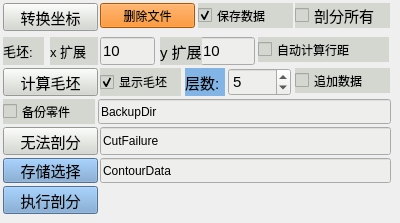
    <widget class="QWidget" name="tab_3">
     <attribute name="title">
      <string>模型操作</string>
     </attribute>
     <widget class="QPushButton" name="buttonTranseformMachCdt">
      <property name="enabled">
       <bool>true</bool>
      </property>
      <property name="geometry">
       <rect>
        <x>3</x>
        <y>3</y>
        <width>95</width>
        <height>28</height>
       </rect>
      </property>
      <property name="minimumSize">
       <size>
        <width>0</width>
        <height>0</height>
       </size>
      </property>
      <property name="maximumSize">
       <size>
        <width>150</width>
        <height>30</height>
       </size>
      </property>
      <property name="font">
       <font>
        <family>Ubuntu</family>
        <pointsize>11</pointsize>
        <weight>50</weight>
        <italic>false</italic>
        <bold>false</bold>
       </font>
      </property>
      <property name="styleSheet">
       <string notr="true">background-color: rgb(211, 215, 207);
font: 11pt &quot;Ubuntu&quot;;</string>
      </property>
      <property name="text">
       <string>转换坐标</string>
      </property>
     </widget>
     <widget class="QLineEdit" name="linEdiBlankYExp">
      <property name="geometry">
       <rect>
        <x>200</x>
        <y>37</y>
        <width>55</width>
        <height>28</height>
       </rect>
      </property>
      <property name="font">
       <font>
        <family>Ubuntu</family>
        <pointsize>11</pointsize>
        <weight>50</weight>
        <italic>false</italic>
        <bold>false</bold>
       </font>
      </property>
      <property name="styleSheet">
       <string notr="true">background-color: rgb(238, 238, 236);
font: 11pt &quot;Ubuntu&quot;;</string>
      </property>
      <property name="text">
       <string>10</string>
      </property>
     </widget>
     <widget class="QLabel" name="label_12">
      <property name="geometry">
       <rect>
        <x>160</x>
        <y>37</y>
        <width>42</width>
        <height>28</height>
       </rect>
      </property>
      <property name="minimumSize">
       <size>
        <width>0</width>
        <height>0</height>
       </size>
      </property>
      <property name="maximumSize">
       <size>
        <width>16777215</width>
        <height>1000</height>
       </size>
      </property>
      <property name="font">
       <font>
        <family>Ubuntu</family>
        <pointsize>11</pointsize>
        <weight>50</weight>
        <italic>false</italic>
        <bold>false</bold>
       </font>
      </property>
      <property name="styleSheet">
       <string notr="true">background-color: rgb(211, 215, 207);
font: 11pt &quot;Ubuntu&quot;;</string>
      </property>
      <property name="text">
       <string>y 扩展</string>
      </property>
     </widget>
     <widget class="QLineEdit" name="linEdiBlankXExp">
      <property name="geometry">
       <rect>
        <x>100</x>
        <y>37</y>
        <width>55</width>
        <height>28</height>
       </rect>
      </property>
      <property name="font">
       <font>
        <family>Ubuntu</family>
        <pointsize>11</pointsize>
        <weight>50</weight>
        <italic>false</italic>
        <bold>false</bold>
       </font>
      </property>
      <property name="styleSheet">
       <string notr="true">background-color: rgb(238, 238, 236);
font: 11pt &quot;Ubuntu&quot;;</string>
      </property>
      <property name="text">
       <string>10</string>
      </property>
     </widget>
     <widget class="QLabel" name="label_13">
      <property name="geometry">
       <rect>
        <x>50</x>
        <y>37</y>
        <width>48</width>
        <height>28</height>
       </rect>
      </property>
      <property name="minimumSize">
       <size>
        <width>0</width>
        <height>0</height>
       </size>
      </property>
      <property name="maximumSize">
       <size>
        <width>16777215</width>
        <height>1000</height>
       </size>
      </property>
      <property name="font">
       <font>
        <family>Ubuntu</family>
        <pointsize>10</pointsize>
        <weight>50</weight>
        <italic>false</italic>
        <bold>false</bold>
       </font>
      </property>
      <property name="styleSheet">
       <string notr="true">background-color: rgb(211, 215, 207);
font: 10pt &quot;Ubuntu&quot;;</string>
      </property>
      <property name="text">
       <string>x 扩展</string>
      </property>
     </widget>
     <widget class="QLabel" name="label_14">
      <property name="geometry">
       <rect>
        <x>3</x>
        <y>37</y>
        <width>41</width>
        <height>28</height>
       </rect>
      </property>
      <property name="minimumSize">
       <size>
        <width>0</width>
        <height>0</height>
       </size>
      </property>
      <property name="maximumSize">
       <size>
        <width>16777215</width>
        <height>1000</height>
       </size>
      </property>
      <property name="font">
       <font>
        <family>Ubuntu</family>
        <pointsize>10</pointsize>
        <weight>50</weight>
        <italic>false</italic>
        <bold>false</bold>
       </font>
      </property>
      <property name="styleSheet">
       <string notr="true">background-color: rgb(211, 215, 207);
font: 10pt &quot;Ubuntu&quot;;</string>
      </property>
      <property name="text">
       <string>毛坯:</string>
      </property>
     </widget>
     <widget class="QPushButton" name="btnCalBlank">
      <property name="geometry">
       <rect>
        <x>3</x>
        <y>68</y>
        <width>95</width>
        <height>28</height>
       </rect>
      </property>
      <property name="font">
       <font>
        <family>Ubuntu</family>
        <pointsize>11</pointsize>
        <weight>50</weight>
        <italic>false</italic>
        <bold>false</bold>
       </font>
      </property>
      <property name="styleSheet">
       <string notr="true">background-color: rgb(211, 215, 207);
font: 11pt &quot;Ubuntu&quot;;</string>
      </property>
      <property name="text">
       <string>计算毛坯</string>
      </property>
     </widget>
     <widget class="QLabel" name="label_15">
      <property name="geometry">
       <rect>
        <x>185</x>
        <y>68</y>
        <width>40</width>
        <height>28</height>
       </rect>
      </property>
      <property name="minimumSize">
       <size>
        <width>0</width>
        <height>0</height>
       </size>
      </property>
      <property name="maximumSize">
       <size>
        <width>16777215</width>
        <height>30</height>
       </size>
      </property>
      <property name="font">
       <font>
        <family>Ubuntu</family>
        <pointsize>11</pointsize>
        <weight>50</weight>
        <italic>false</italic>
        <bold>false</bold>
       </font>
      </property>
      <property name="styleSheet">
       <string notr="true">font: 11pt &quot;Ubuntu&quot;;
background-color: rgb(130, 180, 230);</string>
      </property>
      <property name="text">
       <string>层数:</string>
      </property>
     </widget>
     <widget class="QSpinBox" name="inputLayerTotal">
      <property name="enabled">
       <bool>true</bool>
      </property>
      <property name="geometry">
       <rect>
        <x>228</x>
        <y>68</y>
        <width>63</width>
        <height>28</height>
       </rect>
      </property>
      <property name="minimumSize">
       <size>
        <width>0</width>
        <height>0</height>
       </size>
      </property>
      <property name="maximumSize">
       <size>
        <width>900</width>
        <height>3000</height>
       </size>
      </property>
      <property name="font">
       <font>
        <family>Ubuntu</family>
        <pointsize>11</pointsize>
        <weight>50</weight>
        <italic>false</italic>
        <bold>false</bold>
       </font>
      </property>
      <property name="styleSheet">
       <string notr="true">background-color: rgb(238, 238, 236);
font: 11pt &quot;Ubuntu&quot;;</string>
      </property>
      <property name="value">
       <number>5</number>
      </property>
     </widget>
     <widget class="QLineEdit" name="linEdiSaveSelPath">
      <property name="geometry">
       <rect>
        <x>100</x>
        <y>158</y>
        <width>291</width>
        <height>25</height>
       </rect>
      </property>
      <property name="styleSheet">
       <string notr="true">background-color: rgb(238, 238, 236);
font: 10pt &quot;Ubuntu&quot;;</string>
      </property>
      <property name="text">
       <string>ContourData</string>
      </property>
     </widget>
     <widget class="QCheckBox" name="cheBoxBackupCutPart">
      <property name="geometry">
       <rect>
        <x>3</x>
        <y>99</y>
        <width>92</width>
        <height>25</height>
       </rect>
      </property>
      <property name="styleSheet">
       <string notr="true">background-color: rgb(211, 215, 207);
font: 11pt &quot;Ubuntu&quot;;</string>
      </property>
      <property name="text">
       <string>备份零件</string>
      </property>
      <property name="checked">
       <bool>false</bool>
      </property>
     </widget>
     <widget class="QLineEdit" name="linEdicBackupCutPartDir">
      <property name="geometry">
       <rect>
        <x>98</x>
        <y>99</y>
        <width>293</width>
        <height>25</height>
       </rect>
      </property>
      <property name="styleSheet">
       <string notr="true">background-color: rgb(238, 238, 236);
font: 10pt &quot;Ubuntu&quot;;</string>
      </property>
      <property name="text">
       <string>BackupDir</string>
      </property>
     </widget>
     <widget class="QPushButton" name="bntUiSaveSelPair">
      <property name="geometry">
       <rect>
        <x>3</x>
        <y>158</y>
        <width>95</width>
        <height>25</height>
       </rect>
      </property>
      <property name="font">
       <font>
        <family>Ubuntu</family>
        <pointsize>11</pointsize>
        <weight>50</weight>
        <italic>false</italic>
        <bold>false</bold>
       </font>
      </property>
      <property name="styleSheet">
       <string notr="true">background-color: rgb(211, 215, 207);
background-color: rgb(114, 159, 207);
font: 11pt &quot;Ubuntu&quot;;</string>
      </property>
      <property name="text">
       <string>存储选择</string>
      </property>
     </widget>
     <widget class="QLineEdit" name="linEdiCanNotCutDir">
      <property name="geometry">
       <rect>
        <x>100</x>
        <y>127</y>
        <width>291</width>
        <height>28</height>
       </rect>
      </property>
      <property name="styleSheet">
       <string notr="true">background-color: rgb(238, 238, 236);
font: 10pt &quot;Ubuntu&quot;;</string>
      </property>
      <property name="text">
       <string>CutFailure</string>
      </property>
     </widget>
     <widget class="QPushButton" name="btnCanNotCut">
      <property name="enabled">
       <bool>true</bool>
      </property>
      <property name="geometry">
       <rect>
        <x>3</x>
        <y>127</y>
        <width>95</width>
        <height>28</height>
       </rect>
      </property>
      <property name="minimumSize">
       <size>
        <width>0</width>
        <height>0</height>
       </size>
      </property>
      <property name="maximumSize">
       <size>
        <width>150</width>
        <height>100000</height>
       </size>
      </property>
      <property name="font">
       <font>
        <family>Ubuntu</family>
        <pointsize>11</pointsize>
        <weight>50</weight>
        <italic>false</italic>
        <bold>false</bold>
       </font>
      </property>
      <property name="styleSheet">
       <string notr="true">background-color: rgb(211, 215, 207);
font: 11pt &quot;Ubuntu&quot;;</string>
      </property>
      <property name="text">
       <string>无法剖分</string>
      </property>
      <property name="checkable">
       <bool>false</bool>
      </property>
     </widget>
     <widget class="QCheckBox" name="cheBoxIsSaveCut">
      <property name="geometry">
       <rect>
        <x>198</x>
        <y>3</y>
        <width>95</width>
        <height>25</height>
       </rect>
      </property>
      <property name="styleSheet">
       <string notr="true">background-color: rgb(211, 215, 207);
font: 11pt &quot;Ubuntu&quot;;</string>
      </property>
      <property name="text">
       <string>保存数据</string>
      </property>
      <property name="checked">
       <bool>true</bool>
      </property>
     </widget>
     <widget class="QCheckBox" name="cheBoxIsBatchCut">
      <property name="geometry">
       <rect>
        <x>295</x>
        <y>3</y>
        <width>95</width>
        <height>25</height>
       </rect>
      </property>
      <property name="font">
       <font>
        <family>Ubuntu</family>
        <pointsize>11</pointsize>
        <weight>50</weight>
        <italic>false</italic>
        <bold>false</bold>
       </font>
      </property>
      <property name="styleSheet">
       <string notr="true">background-color: rgb(211, 215, 207);
font: 11pt &quot;Ubuntu&quot;;</string>
      </property>
      <property name="text">
       <string>剖分所有</string>
      </property>
      <property name="checked">
       <bool>false</bool>
      </property>
     </widget>
     <widget class="QPushButton" name="btnRemoveCurFile">
      <property name="enabled">
       <bool>true</bool>
      </property>
      <property name="geometry">
       <rect>
        <x>100</x>
        <y>3</y>
        <width>95</width>
        <height>25</height>
       </rect>
      </property>
      <property name="minimumSize">
       <size>
        <width>0</width>
        <height>0</height>
       </size>
      </property>
      <property name="maximumSize">
       <size>
        <width>150</width>
        <height>100000</height>
       </size>
      </property>
      <property name="styleSheet">
       <string notr="true">background-color: rgb(245, 121, 0);
font: 11pt &quot;Ubuntu&quot;;</string>
      </property>
      <property name="text">
       <string>删除文件</string>
      </property>
      <property name="checkable">
       <bool>false</bool>
      </property>
     </widget>
     <widget class="QPushButton" name="btnCutModel">
      <property name="geometry">
       <rect>
        <x>3</x>
        <y>186</y>
        <width>95</width>
        <height>28</height>
       </rect>
      </property>
      <property name="minimumSize">
       <size>
        <width>0</width>
        <height>0</height>
       </size>
      </property>
      <property name="font">
       <font>
        <family>Ubuntu</family>
        <pointsize>11</pointsize>
        <weight>50</weight>
        <italic>false</italic>
        <bold>false</bold>
       </font>
      </property>
      <property name="styleSheet">
       <string notr="true">font: 11pt &quot;Ubuntu&quot;;
background-color: rgb(114, 159, 207);</string>
      </property>
      <property name="text">
       <string>执行剖分</string>
      </property>
     </widget>
     <widget class="QCheckBox" name="cheBoxIsAppendCut">
      <property name="geometry">
       <rect>
        <x>295</x>
        <y>68</y>
        <width>95</width>
        <height>25</height>
       </rect>
      </property>
      <property name="styleSheet">
       <string notr="true">background-color: rgb(211, 215, 207);
font: 11pt &quot;Ubuntu&quot;;</string>
      </property>
      <property name="text">
       <string>追加数据</string>
      </property>
      <property name="checked">
       <bool>false</bool>
      </property>
     </widget>
     <widget class="QCheckBox" name="cheBoxAutoCalOftVal">
      <property name="geometry">
       <rect>
        <x>258</x>
        <y>37</y>
        <width>131</width>
        <height>25</height>
       </rect>
      </property>
      <property name="styleSheet">
       <string notr="true">background-color: rgb(211, 215, 207);
font: 11pt &quot;Ubuntu&quot;;</string>
      </property>
      <property name="text">
       <string>自动计算行距</string>
      </property>
      <property name="checked">
       <bool>false</bool>
      </property>
     </widget>
     <widget class="QCheckBox" name="cheBoxVieBlank">
      <property name="geometry">
       <rect>
        <x>100</x>
        <y>68</y>
        <width>81</width>
        <height>28</height>
       </rect>
      </property>
      <property name="styleSheet">
       <string notr="true">background-color: rgb(211, 215, 207);
font: 11pt &quot;Ubuntu&quot;;</string>
      </property>
      <property name="text">
       <string>显示毛坯</string>
      </property>
      <property name="checked">
       <bool>true</bool>
      </property>
     </widget>
    </widget>
